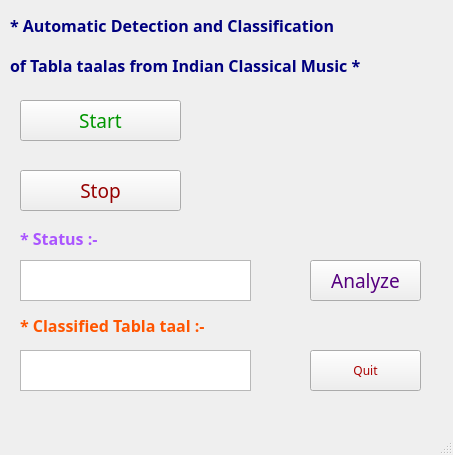
<?xml version="1.0" encoding="UTF-8"?>
<ui version="4.0">
 <class>MainWindow</class>
 <widget class="QMainWindow" name="MainWindow">
  <property name="geometry">
   <rect>
    <x>0</x>
    <y>0</y>
    <width>453</width>
    <height>455</height>
   </rect>
  </property>
  <property name="font">
   <font>
    <family>Tlwg Typo</family>
   </font>
  </property>
  <property name="mouseTracking">
   <bool>false</bool>
  </property>
  <property name="windowTitle">
   <string>AD&amp;C</string>
  </property>
  <property name="autoFillBackground">
   <bool>false</bool>
  </property>
  <property name="styleSheet">
   <string notr="true"/>
  </property>
  <widget class="QWidget" name="centralwidget">
   <widget class="QPushButton" name="analyze">
    <property name="geometry">
     <rect>
      <x>310</x>
      <y>260</y>
      <width>111</width>
      <height>41</height>
     </rect>
    </property>
    <property name="font">
     <font>
      <family>Purisa</family>
      <pointsize>14</pointsize>
     </font>
    </property>
    <property name="styleSheet">
     <string notr="true">color: rgb(85, 0, 127);</string>
    </property>
    <property name="text">
     <string>Analyze</string>
    </property>
   </widget>
   <widget class="QPushButton" name="stop">
    <property name="geometry">
     <rect>
      <x>20</x>
      <y>170</y>
      <width>161</width>
      <height>41</height>
     </rect>
    </property>
    <property name="font">
     <font>
      <family>Purisa</family>
      <pointsize>14</pointsize>
     </font>
    </property>
    <property name="styleSheet">
     <string notr="true">color: rgb(150, 0, 0);

</string>
    </property>
    <property name="text">
     <string>Stop</string>
    </property>
   </widget>
   <widget class="QPushButton" name="start">
    <property name="geometry">
     <rect>
      <x>20</x>
      <y>100</y>
      <width>161</width>
      <height>41</height>
     </rect>
    </property>
    <property name="font">
     <font>
      <family>Purisa</family>
      <pointsize>14</pointsize>
     </font>
    </property>
    <property name="autoFillBackground">
     <bool>true</bool>
    </property>
    <property name="styleSheet">
     <string notr="true">color: rgb(0, 150, 0);
gridline-color: rgb(255, 170, 0);
</string>
    </property>
    <property name="text">
     <string>Start</string>
    </property>
   </widget>
   <widget class="QPushButton" name="exit">
    <property name="geometry">
     <rect>
      <x>310</x>
      <y>350</y>
      <width>111</width>
      <height>41</height>
     </rect>
    </property>
    <property name="font">
     <font>
      <family>Purisa</family>
     </font>
    </property>
    <property name="styleSheet">
     <string notr="true">color: rgb(170, 0, 0);
selection-color: rgb(255, 0, 0);</string>
    </property>
    <property name="text">
     <string>Quit</string>
    </property>
   </widget>
   <widget class="QLabel" name="title1">
    <property name="geometry">
     <rect>
      <x>10</x>
      <y>10</y>
      <width>421</width>
      <height>31</height>
     </rect>
    </property>
    <property name="font">
     <font>
      <family>Purisa</family>
      <pointsize>12</pointsize>
      <weight>75</weight>
      <italic>false</italic>
      <bold>true</bold>
      <underline>false</underline>
     </font>
    </property>
    <property name="styleSheet">
     <string notr="true">color: rgb(0, 0, 127);</string>
    </property>
    <property name="text">
     <string>* Automatic Detection and Classification</string>
    </property>
   </widget>
   <widget class="QLabel" name="title2">
    <property name="geometry">
     <rect>
      <x>10</x>
      <y>40</y>
      <width>461</width>
      <height>51</height>
     </rect>
    </property>
    <property name="font">
     <font>
      <family>Purisa</family>
      <pointsize>12</pointsize>
      <weight>75</weight>
      <bold>true</bold>
      <underline>false</underline>
     </font>
    </property>
    <property name="styleSheet">
     <string notr="true">color: rgb(0, 0, 127);</string>
    </property>
    <property name="text">
     <string>of Tabla taalas from Indian Classical Music *</string>
    </property>
   </widget>
   <widget class="QLabel" name="label_4">
    <property name="geometry">
     <rect>
      <x>20</x>
      <y>230</y>
      <width>131</width>
      <height>17</height>
     </rect>
    </property>
    <property name="font">
     <font>
      <family>Purisa</family>
      <pointsize>12</pointsize>
      <weight>75</weight>
      <bold>true</bold>
     </font>
    </property>
    <property name="styleSheet">
     <string notr="true">color: rgb(170, 85, 255);</string>
    </property>
    <property name="text">
     <string>* Status :-</string>
    </property>
   </widget>
   <widget class="QLabel" name="label_5">
    <property name="geometry">
     <rect>
      <x>20</x>
      <y>310</y>
      <width>241</width>
      <height>31</height>
     </rect>
    </property>
    <property name="font">
     <font>
      <family>Purisa</family>
      <pointsize>12</pointsize>
      <weight>75</weight>
      <bold>true</bold>
     </font>
    </property>
    <property name="styleSheet">
     <string notr="true">color: rgb(255, 85, 0);</string>
    </property>
    <property name="text">
     <string>* Classified Tabla taal :-</string>
    </property>
   </widget>
   <widget class="QTextEdit" name="status">
    <property name="geometry">
     <rect>
      <x>20</x>
      <y>260</y>
      <width>231</width>
      <height>41</height>
     </rect>
    </property>
   </widget>
   <widget class="QTextEdit" name="optaala">
    <property name="geometry">
     <rect>
      <x>20</x>
      <y>350</y>
      <width>231</width>
      <height>41</height>
     </rect>
    </property>
   </widget>
   <widget class="QLabel" name="label">
    <property name="geometry">
     <rect>
      <x>210</x>
      <y>100</y>
      <width>201</width>
      <height>131</height>
     </rect>
    </property>
    <property name="text">
     <string/>
    </property>
    <property name="pixmap">
     <pixmap>../Tabla_2_200x130.jpg</pixmap>
    </property>
   </widget>
   <zorder>analyze</zorder>
   <zorder>start</zorder>
   <zorder>stop</zorder>
   <zorder>exit</zorder>
   <zorder>title1</zorder>
   <zorder>title2</zorder>
   <zorder>label_4</zorder>
   <zorder>label_5</zorder>
   <zorder>status</zorder>
   <zorder>optaala</zorder>
   <zorder>label</zorder>
  </widget>
  <widget class="QMenuBar" name="menubar">
   <property name="geometry">
    <rect>
     <x>0</x>
     <y>0</y>
     <width>453</width>
     <height>26</height>
    </rect>
   </property>
  </widget>
  <widget class="QStatusBar" name="statusbar"/>
 </widget>
 <resources/>
 <connections/>
</ui>
